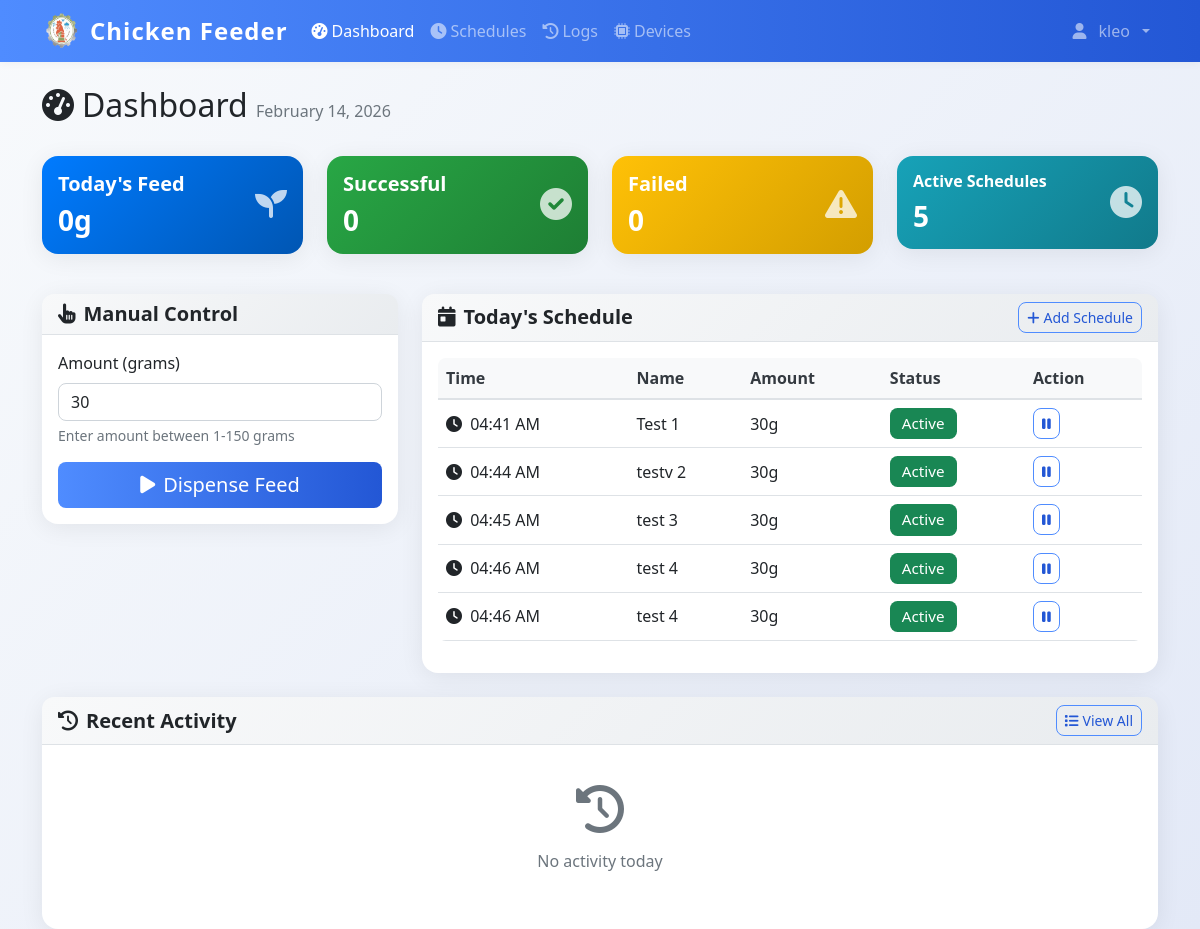
/dashboard (signed in), run on an earlier commit of the app's database.
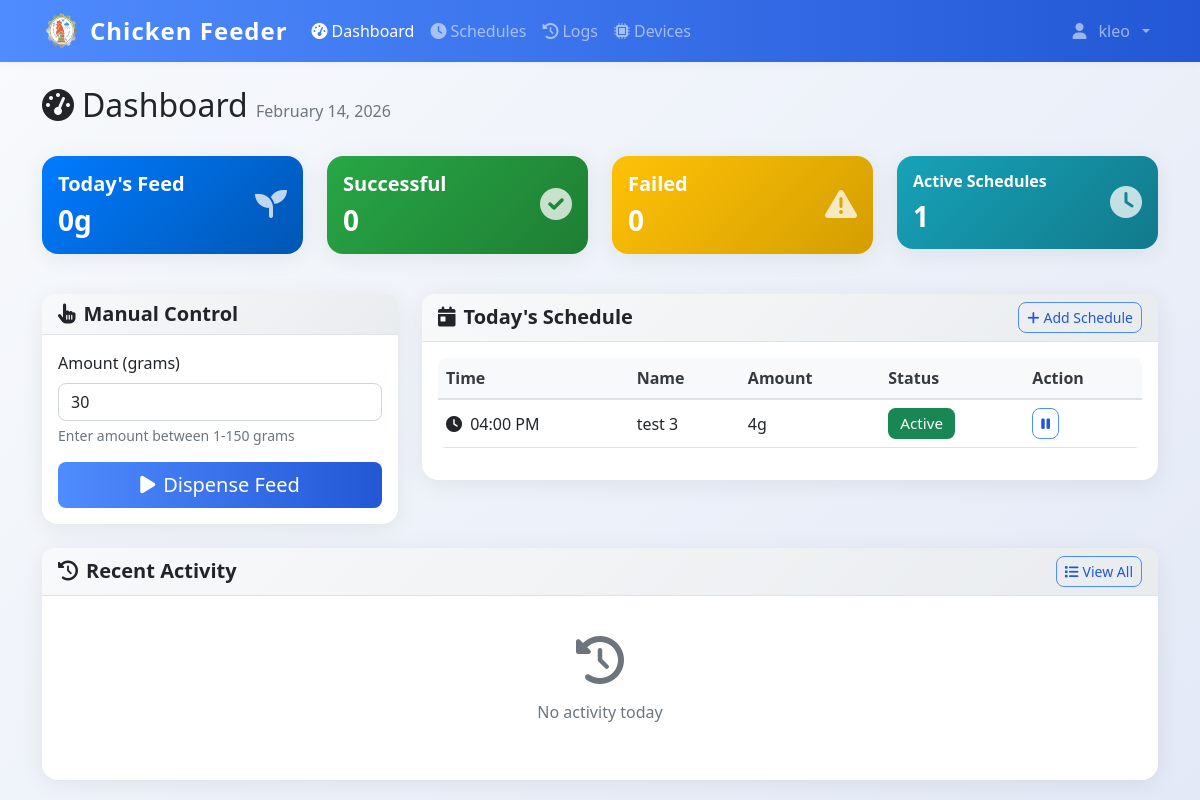
And on a later commit of the database.
### models.py (models this page shows)
class User(UserMixin, db.Model):
    id = db.Column(db.Integer, primary_key=True)
    username = db.Column(db.String(80), unique=True, nullable=False)
    email = db.Column(db.String(120), unique=True, nullable=False)
    password_hash = db.Column(db.String(120), nullable=False)
    iot_device_url = db.Column(db.String(255), nullable=True)  # e.g., 'http://192.168.1.100:5000' or 'pi_klei'
    is_admin = db.Column(db.Boolean, default=True)
    created_at = db.Column(db.DateTime, default=datetime.now)

class FeedSchedule(db.Model):
    id = db.Column(db.Integer, primary_key=True)
    name = db.Column(db.String(100), nullable=False)
    feed_time = db.Column(db.Time, nullable=False)
    amount_grams = db.Column(db.Integer, nullable=False)
    is_active = db.Column(db.Boolean, default=True)
    created_by = db.Column(db.Integer, db.ForeignKey('user.id'), nullable=False)
    created_at = db.Column(db.DateTime, default=datetime.now)
    user = db.relationship('User', backref=db.backref('schedules', lazy=True))

### app.py (the view)
@app.route('/dashboard', methods=['GET', 'POST'])
@login_required
def dashboard():
    from utils.model_utils import get_feed_ratio
    today_schedules = FeedSchedule.query.filter_by(created_by=current_user.id, is_active=True).order_by(FeedSchedule.feed_time).all()
    today_start = datetime.now().replace(hour=0, minute=0, second=0, microsecond=0)
    today_logs = DispenseLog.query.filter(
        DispenseLog.timestamp >= today_start,
        DispenseLog.triggered_by == current_user.id
    ).order_by(DispenseLog.timestamp.desc()).all()
    total_today = sum(log.amount_grams for log in today_logs if log.status == 'success')
    feed_config = get_feed_ratio()
    gps = feed_config.get('grams_per_second', 2.0)
    min_grams = max(1, round(0.5 * gps, 1))
    return render_template('dashboard.html',
                         schedules=today_schedules,
                         logs=today_logs,
                         total_today=total_today,
                         min_grams=min_grams)

### templates/dashboard.html (shortened to what this page needs)
{% extends "base.html" %}
{% block content %}
<div class="container mt-4">
    <div class="row mb-4">
    <div class="col">
        <h1 class="h2">
            <i class="fas fa-tachometer-alt me-2"></i>Dashboard
            <span class="text-muted fs-6">{{ datetime.now().strftime('%B %d, %Y') }}</span>
        </h1>
    </div>
</div>
<div class="row mb-4">
    <div class="col-md-3 mb-3">
        <div class="card bg-primary text-white">
            <div class="card-body">
                <div class="d-flex justify-content-between">
                    <div>
                        <h5 class="card-title">Today's Feed</h5>
                        <h3 class="mb-0" id="total-today">{{ total_today }}g</h3>
                    </div>
                    <div class="align-self-center">
                        <i class="fas fa-seedling fa-2x opacity-75"></i>
                    </div>
                </div>
            </div>
        </div>
    </div>
    <div class="col-md-3 mb-3">
        <div class="card bg-success text-white">
            <div class="card-body">
                <div class="d-flex justify-content-between">
                    <div>
                        <h5 class="card-title">Successful</h5>
                        <h3 class="mb-0" id="successful-today">{{ logs|selectattr('status', 'equalto', 'success')|list|length }}</h3>
                    </div>
                    <div class="align-self-center">
                        <i class="fas fa-check-circle fa-2x opacity-75"></i>
                    </div>
                </div>
            </div>
        </div>
    </div>
    <div class="col-md-3 mb-3">
        <div class="card bg-warning text-white">
            <div class="card-body">
                <div class="d-flex justify-content-between">
                    <div>
                        <h5 class="card-title">Failed</h5>
                        <h3 class="mb-0" id="failed-today">{{ logs|selectattr('status', 'equalto', 'failure')|list|length }}</h3>
                    </div>
                    <div class="align-self-center">
                        <i class="fas fa-exclamation-triangle fa-2x opacity-75"></i>
                    </div>
                </div>
            </div>
        </div>
    </div>
    <div class="col-md-3 mb-3">
        <div class="card bg-info text-white">
            <div class="card-body">
                <div class="d-flex justify-content-between">
                    <div>
                        <h5 class="card-title fs-6">Active Schedules</h5>
                        <h3 class="mb-0">{{ schedules|selectattr('is_active')|list|length }}</h3>
                    </div>
                    <div class="align-self-center">
                        <i class="fas fa-clock fa-2x opacity-75"></i>
                    </div>
                </div>
            </div>
        </div>
    </div>
</div>
<div class="row">
    <div class="col-lg-4 mb-4">
        <div class="card">
            <div class="card-header">
                <h5 class="card-title mb-0">
                    <i class="fas fa-hand-pointer me-2"></i>Manual Control
                </h5>
            </div>
            <div class="card-body">
                <form id="manual-dispense-form">
                    <div class="mb-3">
                        <label for="amount" class="form-label">Amount (grams)</label>
                        <input type="number" class="form-control" id="amount" min="{{ min_grams }}" max="150" value="30" step="0.1" required>
                        <div class="form-text">Enter amount between {{ min_grams }}-150 grams</div>
                    </div>
                    <div class="d-grid">
                        <button type="submit" class="btn btn-primary btn-lg" id="dispense-btn">
                            <i class="fas fa-play me-2"></i>Dispense Feed
                        </button>
                    </div>
                </form>
            </div>
        </div>
    </div>
    <div class="col-lg-8 mb-4">
        <div class="card">
            <div class="card-header d-flex justify-content-between align-items-center">
                <h5 class="card-title mb-0">
                    <i class="fas fa-calendar-day me-2"></i>Today's Schedule
                </h5>
                <a href="{{ url_for('schedules') }}" class="btn btn-outline-primary btn-sm">
                    <i class="fas fa-plus me-1"></i>Add Schedule
                </a>
            </div>
            <div class="card-body">
                {% if schedules %}
                <div class="table-responsive">
                    <table class="table table-hover">
                        <thead>
                            <tr>
                                <th>Time</th>
                                <th>Name</th>
                                <th>Amount</th>
                                <th>Status</th>
                                <th>Action</th>
                            </tr>
                        </thead>
                        <tbody>
                            {% for schedule in schedules %}
                            <tr>
                                <td>
                                    <i class="fas fa-clock me-1"></i>
                                    {{ schedule.feed_time.strftime('%I:%M %p') }}
                                </td>
                                <td>{{ schedule.name }}</td>
                                <td>{{ schedule.amount_grams }}g</td>
                                <td>
                                    {% if schedule.is_active %}
                                        <span class="badge bg-success">Active</span>
                                    {% else %}
                                        <span class="badge bg-secondary">Inactive</span>
                                    {% endif %}
                                </td>
                                <td>
                                    <button class="btn btn-sm btn-outline-primary"
                                            onclick="toggleSchedule({{ schedule.id }})">
                                        {% if schedule.is_active %}
                                            <i class="fas fa-pause"></i>
                                        {% else %}
                                            <i class="fas fa-play"></i>
                                        {% endif %}
                                    </button>
                                </td>
                            </tr>
                            {% endfor %}
                        </tbody>
                    </table>
                </div>
                {% endif %}
            </div>
        </div>
    </div>
</div>
<div class="row">
    <div class="col-12">
        <div class="card">
            <div class="card-header d-flex justify-content-between align-items-center">
                <h5 class="card-title mb-0">
                    <i class="fas fa-history me-2"></i>Recent Activity
                </h5>
                <a href="{{ url_for('logs') }}" class="btn btn-outline-primary btn-sm">
                    <i class="fas fa-list me-1"></i>View All
                </a>
            </div>
            <div class="card-body">
                {% if logs %}
                <div class="table-responsive">
                    <table class="table table-hover">
                        <thead>
                            <tr>
                                <th>Time</th>
                                <th>Type</th>
                                <th>Amount</th>
                                <th>Status</th>
                                <th>Details</th>
                            </tr>
                        </thead>
                        <tbody>
                            {% for log in logs[:10] %}
                            <tr>
                                <td>
                                    <small>{{ log.timestamp.strftime('%H:%M:%S') }}</small>
                                </td>
                                <td>
                                    {% if log.trigger_type == 'manual' %}
                                        <span class="badge bg-info">Manual</span>
                                    {% else %}
                                        <span class="badge bg-primary">Scheduled</span>
                                    {% endif %}
                                </td>
                                <td>{{ log.amount_grams }}g</td>
                                <td>
                                    {% if log.status == 'success' %}
                                        <span class="badge bg-success">
                                            <i class="fas fa-check me-1"></i>Success
                                        </span>
                                    {% else %}
                                        <span class="badge bg-danger">
                                            <i class="fas fa-times me-1"></i>Failed
                                        </span>
                                    {% endif %}
                                </td>
                                <td style="max-width: 300px;">
                                    {% if log.schedule %}
                                        {{ log.schedule.name }}
                                    {% elif log.error_message %}
                                        <small class="text-danger" title="{{ log.error_message }}" style="cursor: help;">
                                            {{ log.error_message[:100] }}{% if log.error_message|length > 100 %}...{% endif %}
                                        </small>
                                    {% else %}
                                        -
                                    {% endif %}
                                </td>
                            </tr>
                            {% endfor %}
                        </tbody>
                    </table>
                </div>
                {% else %}
                <div class="text-center text-muted py-4">
                    <i class="fas fa-history fa-3x mb-3"></i>
                    <p>No activity today</p>
                </div>
                {% endif %}
            </div>
        </div>
    </div>
</div>
</div>
{% endblock %}

### templates/base.html (shortened to what this page needs)
<!DOCTYPE html>
<html lang="en">
<head>
    <link href="https://cdn.jsdelivr.net/npm/bootstrap@5.1.3/dist/css/bootstrap.min.css" rel="stylesheet">
    <link href="https://cdnjs.cloudflare.com/ajax/libs/font-awesome/6.0.0/css/all.min.css" rel="stylesheet">
    <link href="{{ url_for('static', filename='css/style.css') }}" rel="stylesheet">
</head>
<body>
    {% if current_user.is_authenticated %}
    <nav class="navbar navbar-expand-lg navbar-dark bg-primary">
        <div class="container">
            <div class="d-flex align-items-center gap-2">
                <img src="{{ url_for('static', filename='img/chicken-logo.png') }}" alt="Logo" style="width:40px;height:40px;" >
                <a class="navbar-brand" href="{{ url_for('dashboard') }}">
                   Chicken Feeder
                </a>
            </div>
            <div class="collapse navbar-collapse" id="navbarNav">
                <ul class="navbar-nav me-auto">
                    <li class="nav-item">
                        <a class="nav-link {% if request.endpoint == 'dashboard' %}active{% endif %}"
                           href="{{ url_for('dashboard') }}">
                            <i class="fas fa-tachometer-alt me-1"></i>Dashboard
                        </a>
                    </li>
                    <li class="nav-item">
                        <a class="nav-link {% if request.endpoint in ['schedules', 'add_schedule'] %}active{% endif %}"
                           href="{{ url_for('schedules') }}">
                            <i class="fas fa-clock me-1"></i>Schedules
                        </a>
                    </li>
                    <li class="nav-item">
                        <a class="nav-link {% if request.endpoint == 'logs' %}active{% endif %}"
                           href="{{ url_for('logs') }}">
                            <i class="fas fa-history me-1"></i>Logs
                        </a>
                    </li>
                    <li class="nav-item">
                        <a class="nav-link {% if request.endpoint in ['devices', 'add_device'] %}active{% endif %}"
                           href="{{ url_for('devices') }}">
                            <i class="fas fa-microchip me-1"></i>Devices
                        </a>
                    </li>
                </ul>
                <ul class="navbar-nav">
                    <li class="nav-item dropdown">
                        <a class="nav-link dropdown-toggle d-flex align-items-center gap-2" href="#" id="navbarDropdown" role="button"
                           data-bs-toggle="dropdown" aria-expanded="false">
                            <i class="fas fa-user me-1 "></i>{{ current_user.username }}
                        </a>
                    </li>
                </ul>
            </div>
        </div>
    </nav>
    {% endif %}
    <main class="container-fluid align-items-center">
        {% block content %}{% endblock %}
    </main>
</body>
</html>

What changed in the data, as far as the page shows it:
removed FeedSchedule: feed_time "04:41 AM", name "Test 1", amount_grams "30", is_active "Active"
removed FeedSchedule: feed_time "04:44 AM", name "testv 2", amount_grams "30", is_active "Active"
removed FeedSchedule: feed_time "04:46 AM", name "test 4", amount_grams "30", is_active "Active"
removed FeedSchedule: feed_time "04:46 AM", name "test 4", amount_grams "30", is_active "Active"
changed FeedSchedule "test 3": feed_time "04:45 AM" → "04:00 PM"; amount_grams "30" → "4"
Also different on the page:
{{ schedules|selectattr('is_active')|list|length }}: "5" → "1"
